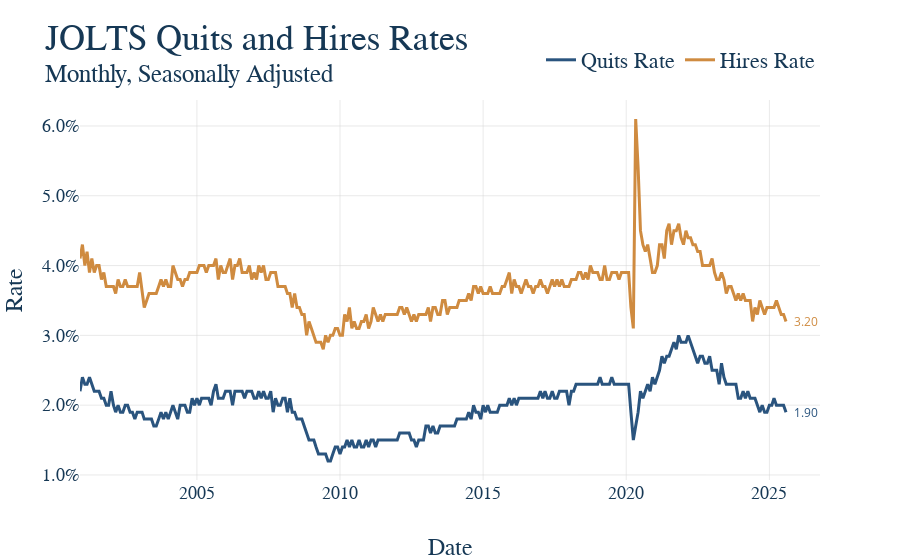

Notebook cell for this chart:
### Markdown cell above
5. Now that all our data is ready, make the graph and have it save itself as a .html file to graph_output whenver the notebooks is rerun. The name of the file should exactly match the notebook name. For instance, this file "example.ipynb" produces the graph "example.html." Nice work, you made a graph!

### Code cell
fig = go.Figure()

for col in joined_df.columns:
    fig.add_trace(
        go.Scatter(
            x=joined_df.index,
            y=joined_df[col],
            mode='lines',
            name=col
        )
    )

fig.update_layout(
    title = dict(text = 'JOLTS Quits and Hires Rates <br><sup>Monthly, Seasonally Adjusted</sup>'),
    xaxis_title="Date",
    yaxis_title="Rate",
)

fig.update_yaxes(
    tickformat=".1f",
    ticksuffix="%"
)

fig.update_xaxes(
    type='date',
    tickformat='%Y',
)

ut.add_end_labels(fig = fig)

fig.show()

fig.write_html(GRAPH_OUTPUT_PATH / f"{GRAPH_NAME}.html")

### Figure 1 — Plotly figure (JSON) as saved in the notebook; plotly's stock layout.template omitted (floating-point values rounded to 4 significant figures; data arrays with more than 128 entries replaced by an {"elided": "..."} marker saying what was removed)
{"data": [{"mode": "lines", "name": "Quits Rate", "x": {"elided": "297 str values"}, "y": {"elided": "297 float values"}, "type": "scatter"}, {"mode": "lines", "name": "Hires Rate", "x": {"elided": "297 str values"}, "y": {"elided": "297 float values"}, "type": "scatter"}, {"hoverinfo": "skip", "marker": {"color": "#2A547E", "size": 8, "symbol": "circle"}, "mode": "markers", "showlegend": false, "x": [1754006400000000000], "y": [1.9], "zorder": 3, "type": "scatter"}, {"hoverinfo": "skip", "marker": {"color": "#CF8B40", "size": 8, "symbol": "circle"}, "mode": "markers", "showlegend": false, "x": [1754006400000000000], "y": [3.2], "zorder": 3, "type": "scatter"}], "layout": {"title": {"text": "JOLTS Quits and Hires Rates <br><sup>Monthly, Seasonally Adjusted</sup>"}, "xaxis": {"title": {"text": "Date"}, "type": "date", "tickformat": "%Y"}, "yaxis": {"title": {"text": "Rate"}, "tickformat": ".1f", "ticksuffix": "%"}, "annotations": [{"font": {"color": "#2A547E"}, "showarrow": false, "text": "1.90", "x": "2025-08-01T00:00:00", "xanchor": "left", "xshift": 6, "y": 1.9, "yanchor": "middle"}, {"font": {"color": "#CF8B40"}, "showarrow": false, "text": "3.20", "x": "2025-08-01T00:00:00", "xanchor": "left", "xshift": 6, "y": 3.2, "yanchor": "middle"}]}}
